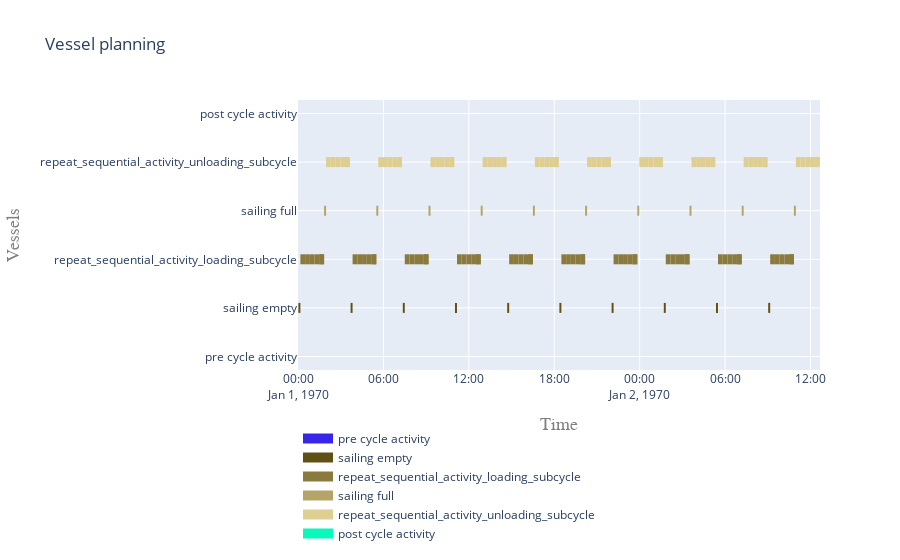

The code cell stored with this chart in its notebook:
### Code cell
plot.vessel_planning([*sub_processes])

### Figure 1 — Plotly figure (JSON) as saved in the notebook; plotly's stock layout.template omitted (floating-point values rounded to 4 significant figures; data arrays with more than 128 entries replaced by an {"elided": "..."} marker saying what was removed)
{"data": [{"connectgaps": false, "hoverinfo": "y+name", "line": {"color": "rgb(55,38,234)", "width": 10}, "mode": "lines", "name": "pre cycle activity", "type": "scatter", "x": ["1970-01-01T00:00:00", "1970-01-01T00:00:00", "1970-01-01T00:01:40", "1970-01-01T00:01:40", "1970-01-01T00:01:40", "1970-01-01T03:40:00", "1970-01-01T03:40:00", "1970-01-01T03:41:40", "1970-01-01T03:41:40", "1970-01-01T03:41:40", "1970-01-01T07:20:00", "1970-01-01T07:20:00", "1970-01-01T07:21:40", "1970-01-01T07:21:40", "1970-01-01T07:21:40", "1970-01-01T11:00:00", "1970-01-01T11:00:00", "1970-01-01T11:01:40", "1970-01-01T11:01:40", "1970-01-01T11:01:40", "1970-01-01T14:40:00", "1970-01-01T14:40:00", "1970-01-01T14:41:40", "1970-01-01T14:41:40", "1970-01-01T14:41:40", "1970-01-01T18:20:00", "1970-01-01T18:20:00", "1970-01-01T18:21:40", "1970-01-01T18:21:40", "1970-01-01T18:21:40", "1970-01-01T22:00:00", "1970-01-01T22:00:00", "1970-01-01T22:01:40", "1970-01-01T22:01:40", "1970-01-01T22:01:40", "1970-01-02T01:40:00", "1970-01-02T01:40:00", "1970-01-02T01:41:40", "1970-01-02T01:41:40", "1970-01-02T01:41:40", "1970-01-02T05:20:00", "1970-01-02T05:20:00", "1970-01-02T05:21:40", "1970-01-02T05:21:40", "1970-01-02T05:21:40", "1970-01-02T09:00:00", "1970-01-02T09:00:00", "1970-01-02T09:01:40", "1970-01-02T09:01:40", "1970-01-02T09:01:40"], "y": ["pre cycle activity", "pre cycle activity", "pre cycle activity", "pre cycle activity", null, "pre cycle activity", "pre cycle activity", "pre cycle activity", "pre cycle activity", null, "pre cycle activity", "pre cycle activity", "pre cycle activity", "pre cycle activity", null, "pre cycle activity", "pre cycle activity", "pre cycle activity", "pre cycle activity", null, "pre cycle activity", "pre cycle activity", "pre cycle activity", "pre cycle activity", null, "pre cycle activity", "pre cycle activity", "pre cycle activity", "pre cycle activity", null, "pre cycle activity", "pre cycle activity", "pre cycle activity", "pre cycle activity", null, "pre cycle activity", "pre cycle activity", "pre cycle activity", "pre cycle activity", null, "pre cycle activity", "pre cycle activity", "pre cycle activity", "pre cycle activity", null, "pre cycle activity", "pre cycle activity", "pre cycle activity", "pre cycle activity", null]}, {"connectgaps": false, "hoverinfo": "y+name", "line": {"color": "rgb(97,80,20)", "width": 10}, "mode": "lines", "name": "sailing empty", "type": "scatter", "x": ["1970-01-01T00:01:40", "1970-01-01T00:01:40", "1970-01-01T00:10:00", "1970-01-01T00:10:00", "1970-01-01T00:10:00", "1970-01-01T03:41:40", "1970-01-01T03:41:40", "1970-01-01T03:50:00", "1970-01-01T03:50:00", "1970-01-01T03:50:00", "1970-01-01T07:21:40", "1970-01-01T07:21:40", "1970-01-01T07:30:00", "1970-01-01T07:30:00", "1970-01-01T07:30:00", "1970-01-01T11:01:40", "1970-01-01T11:01:40", "1970-01-01T11:10:00", "1970-01-01T11:10:00", "1970-01-01T11:10:00", "1970-01-01T14:41:40", "1970-01-01T14:41:40", "1970-01-01T14:50:00", "1970-01-01T14:50:00", "1970-01-01T14:50:00", "1970-01-01T18:21:40", "1970-01-01T18:21:40", "1970-01-01T18:30:00", "1970-01-01T18:30:00", "1970-01-01T18:30:00", "1970-01-01T22:01:40", "1970-01-01T22:01:40", "1970-01-01T22:10:00", "1970-01-01T22:10:00", "1970-01-01T22:10:00", "1970-01-02T01:41:40", "1970-01-02T01:41:40", "1970-01-02T01:50:00", "1970-01-02T01:50:00", "1970-01-02T01:50:00", "1970-01-02T05:21:40", "1970-01-02T05:21:40", "1970-01-02T05:30:00", "1970-01-02T05:30:00", "1970-01-02T05:30:00", "1970-01-02T09:01:40", "1970-01-02T09:01:40", "1970-01-02T09:10:00", "1970-01-02T09:10:00", "1970-01-02T09:10:00"], "y": ["sailing empty", "sailing empty", "sailing empty", "sailing empty", null, "sailing empty", "sailing empty", "sailing empty", "sailing empty", null, "sailing empty", "sailing empty", "sailing empty", "sailing empty", null, "sailing empty", "sailing empty", "sailing empty", "sailing empty", null, "sailing empty", "sailing empty", "sailing empty", "sailing empty", null, "sailing empty", "sailing empty", "sailing empty", "sailing empty", null, "sailing empty", "sailing empty", "sailing empty", "sailing empty", null, "sailing empty", "sailing empty", "sailing empty", "sailing empty", null, "sailing empty", "sailing empty", "sailing empty", "sailing empty", null, "sailing empty", "sailing empty", "sailing empty", "sailing empty", null]}, {"connectgaps": false, "hoverinfo": "y+name", "line": {"color": "rgb(139,122,62)", "width": 10}, "mode": "lines", "name": "repeat_sequential_activity_loading_subcycle", "type": "scatter", "x": {"elided": "300 str values"}, "y": {"elided": "300 str values"}}, {"connectgaps": false, "hoverinfo": "y+name", "line": {"color": "rgb(181,164,104)", "width": 10}, "mode": "lines", "name": "sailing full", "type": "scatter", "x": ["1970-01-01T01:50:00", "1970-01-01T01:50:00", "1970-01-01T01:58:20", "1970-01-01T01:58:20", "1970-01-01T01:58:20", "1970-01-01T05:30:00", "1970-01-01T05:30:00", "1970-01-01T05:38:20", "1970-01-01T05:38:20", "1970-01-01T05:38:20", "1970-01-01T09:10:00", "1970-01-01T09:10:00", "1970-01-01T09:18:20", "1970-01-01T09:18:20", "1970-01-01T09:18:20", "1970-01-01T12:50:00", "1970-01-01T12:50:00", "1970-01-01T12:58:20", "1970-01-01T12:58:20", "1970-01-01T12:58:20", "1970-01-01T16:30:00", "1970-01-01T16:30:00", "1970-01-01T16:38:20", "1970-01-01T16:38:20", "1970-01-01T16:38:20", "1970-01-01T20:10:00", "1970-01-01T20:10:00", "1970-01-01T20:18:20", "1970-01-01T20:18:20", "1970-01-01T20:18:20", "1970-01-01T23:50:00", "1970-01-01T23:50:00", "1970-01-01T23:58:20", "1970-01-01T23:58:20", "1970-01-01T23:58:20", "1970-01-02T03:30:00", "1970-01-02T03:30:00", "1970-01-02T03:38:20", "1970-01-02T03:38:20", "1970-01-02T03:38:20", "1970-01-02T07:10:00", "1970-01-02T07:10:00", "1970-01-02T07:18:20", "1970-01-02T07:18:20", "1970-01-02T07:18:20", "1970-01-02T10:50:00", "1970-01-02T10:50:00", "1970-01-02T10:58:20", "1970-01-02T10:58:20", "1970-01-02T10:58:20"], "y": ["sailing full", "sailing full", "sailing full", "sailing full", null, "sailing full", "sailing full", "sailing full", "sailing full", null, "sailing full", "sailing full", "sailing full", "sailing full", null, "sailing full", "sailing full", "sailing full", "sailing full", null, "sailing full", "sailing full", "sailing full", "sailing full", null, "sailing full", "sailing full", "sailing full", "sailing full", null, "sailing full", "sailing full", "sailing full", "sailing full", null, "sailing full", "sailing full", "sailing full", "sailing full", null, "sailing full", "sailing full", "sailing full", "sailing full", null, "sailing full", "sailing full", "sailing full", "sailing full", null]}, {"connectgaps": false, "hoverinfo": "y+name", "line": {"color": "rgb(223,206,146)", "width": 10}, "mode": "lines", "name": "repeat_sequential_activity_unloading_subcycle", "type": "scatter", "x": {"elided": "300 str values"}, "y": {"elided": "300 str values"}}, {"connectgaps": false, "hoverinfo": "y+name", "line": {"color": "rgb(9,248,188)", "width": 10}, "mode": "lines", "name": "post cycle activity", "type": "scatter", "x": ["1970-01-01T03:38:20", "1970-01-01T03:38:20", "1970-01-01T03:40:00", "1970-01-01T03:40:00", "1970-01-01T03:40:00", "1970-01-01T07:18:20", "1970-01-01T07:18:20", "1970-01-01T07:20:00", "1970-01-01T07:20:00", "1970-01-01T07:20:00", "1970-01-01T10:58:20", "1970-01-01T10:58:20", "1970-01-01T11:00:00", "1970-01-01T11:00:00", "1970-01-01T11:00:00", "1970-01-01T14:38:20", "1970-01-01T14:38:20", "1970-01-01T14:40:00", "1970-01-01T14:40:00", "1970-01-01T14:40:00", "1970-01-01T18:18:20", "1970-01-01T18:18:20", "1970-01-01T18:20:00", "1970-01-01T18:20:00", "1970-01-01T18:20:00", "1970-01-01T21:58:20", "1970-01-01T21:58:20", "1970-01-01T22:00:00", "1970-01-01T22:00:00", "1970-01-01T22:00:00", "1970-01-02T01:38:20", "1970-01-02T01:38:20", "1970-01-02T01:40:00", "1970-01-02T01:40:00", "1970-01-02T01:40:00", "1970-01-02T05:18:20", "1970-01-02T05:18:20", "1970-01-02T05:20:00", "1970-01-02T05:20:00", "1970-01-02T05:20:00", "1970-01-02T08:58:20", "1970-01-02T08:58:20", "1970-01-02T09:00:00", "1970-01-02T09:00:00", "1970-01-02T09:00:00", "1970-01-02T12:38:20", "1970-01-02T12:38:20", "1970-01-02T12:40:00", "1970-01-02T12:40:00", "1970-01-02T12:40:00"], "y": ["post cycle activity", "post cycle activity", "post cycle activity", "post cycle activity", null, "post cycle activity", "post cycle activity", "post cycle activity", "post cycle activity", null, "post cycle activity", "post cycle activity", "post cycle activity", "post cycle activity", null, "post cycle activity", "post cycle activity", "post cycle activity", "post cycle activity", null, "post cycle activity", "post cycle activity", "post cycle activity", "post cycle activity", null, "post cycle activity", "post cycle activity", "post cycle activity", "post cycle activity", null, "post cycle activity", "post cycle activity", "post cycle activity", "post cycle activity", null, "post cycle activity", "post cycle activity", "post cycle activity", "post cycle activity", null, "post cycle activity", "post cycle activity", "post cycle activity", "post cycle activity", null, "post cycle activity", "post cycle activity", "post cycle activity", "post cycle activity", null]}], "layout": {"hovermode": "closest", "legend": {"orientation": "h", "x": 0, "y": -0.2}, "title": {"text": "Vessel planning"}, "xaxis": {"range": ["1970-01-01T00:00:00", "1970-01-02T12:40:00"], "title": {"font": {"color": "#7f7f7f", "family": "Courier New, monospace", "size": 18}, "text": "Time"}}, "yaxis": {"title": {"font": {"color": "#7f7f7f", "family": "Courier New, monospace", "size": 18}, "text": "Vessels"}}}}
